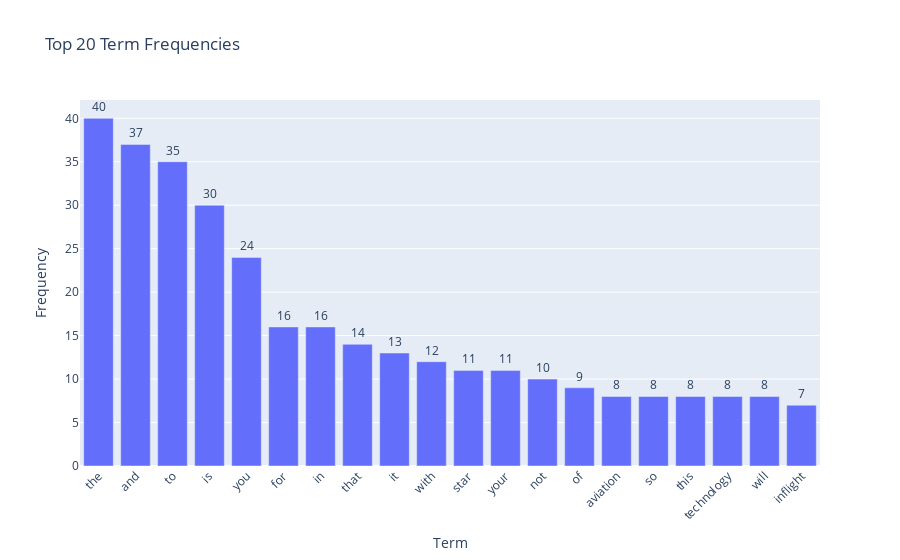

Here is the notebook cell this chart was saved with:
### Code cell
# 畫長條圖 (用plotly)
df_bar = pd.DataFrame({
    "Term": top_terms,
    "Frequency": term_frequencies[top20_idx]
})

fig = px.bar(df_bar, x="Term", y="Frequency", 
             title="Top 20 Term Frequencies",
             text="Frequency")
fig.update_traces(textposition='outside')
fig.update_layout(xaxis_tickangle=-45)
fig.show()

### Figure 1 — Plotly figure (JSON) as saved in the notebook; plotly's stock layout.template omitted (floating-point values rounded to 4 significant figures)
{"data": [{"hovertemplate": "Term=%{x}<br>Frequency=%{text}<extra></extra>", "legendgroup": "", "marker": {"color": "#636efa", "pattern": {"shape": ""}}, "name": "", "orientation": "v", "showlegend": false, "text": [40.0, 37.0, 35.0, 30.0, 24.0, 16.0, 16.0, 14.0, 13.0, 12.0, 11.0, 11.0, 10.0, 9.0, 8.0, 8.0, 8.0, 8.0, 8.0, 7.0], "textposition": "outside", "type": "bar", "x": ["the", "and", "to", "is", "you", "for", "in", "that", "it", "with", "star", "your", "not", "of", "aviation", "so", "this", "technology", "will", "inflight"], "xaxis": "x", "y": [40, 37, 35, 30, 24, 16, 16, 14, 13, 12, 11, 11, 10, 9, 8, 8, 8, 8, 8, 7], "yaxis": "y"}], "layout": {"barmode": "relative", "legend": {"tracegroupgap": 0}, "title": {"text": "Top 20 Term Frequencies"}, "xaxis": {"anchor": "y", "domain": [0, 1], "tickangle": -45, "title": {"text": "Term"}}, "yaxis": {"anchor": "x", "domain": [0, 1], "title": {"text": "Frequency"}}}}
